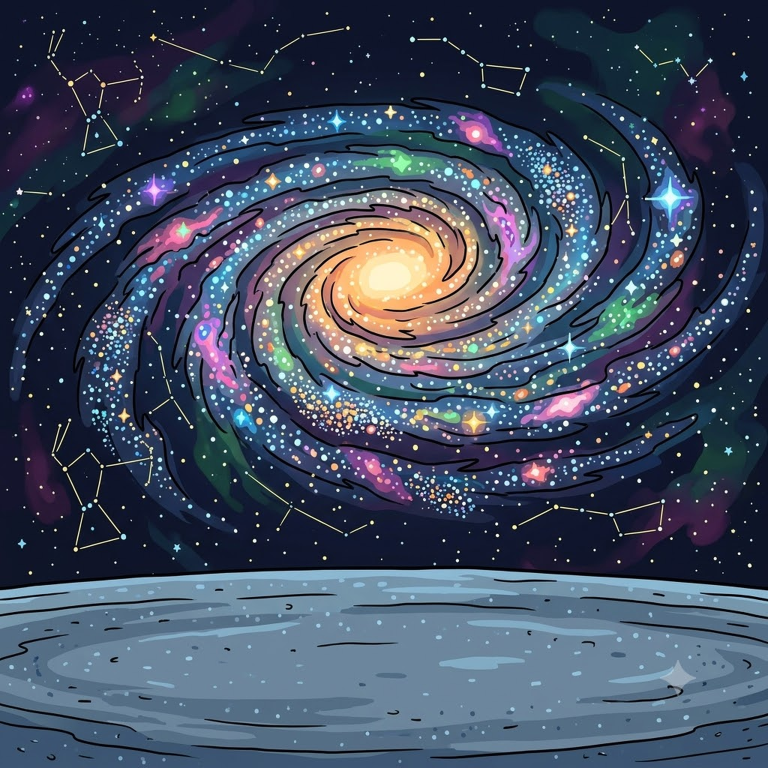
#> input picture FisuEvolution/Resources/Backgrounds/bg_galaxy@3x.png, 1536 x 1536 px, given in place of bg_alley@3x.png, which was not available (shown at 1/2 size)
$ python posters.py
#> lines starting #> are read from the running program, lines starting #| are printed output that depends on the picture; pictures that were not available may be replaced by others from this repository, and a replacement may not be noted
"""Pósters promocionales de App Store, 1284x2778, hechos con el arte REAL del juego.

Sin IA: personajes y fondos salen del repo del juego. Los personajes se toman
de los originales 1024 del pipeline y se recortan con `core.cutout` (conectividad,
el mismo que no se come lo blanco del sujeto); si alguno no está, cae al atlas
512 que ya viene con alpha.
"""
import os, sys
sys.path.insert(0, "/Users/manuader/Desktop/projects/automatic-image-generation")

#: Idioma del titular (ver ai_posters.py). El arte es el mismo.
LANG = sys.argv[1] if len(sys.argv) > 1 else "es"
from PIL import Image, ImageDraw, ImageFilter, ImageFont, ImageEnhance
from core.cutout import cutout

W, H = 1284, 2778
GAME = "/Users/manuader/Desktop/projects/fisuevolution/FisuEvolution/Resources"
ORIG = "/Users/manuader/Desktop/projects/fisuevolution/Tools/asset-pipeline/dropbox/procesadas"
OUT = os.path.join(os.path.dirname(os.path.abspath(__file__)),
                   "posters-6.5" if LANG == "es" else f"posters-6.5-{LANG}")
os.makedirs(OUT, exist_ok=True)
FONT = "/System/Library/Fonts/SFNSRounded.ttf"


def font(size, weight="Black"):
    f = ImageFont.truetype(FONT, size)
    try:
        f.set_variation_by_name(weight)
    except Exception:
        pass
    return f


def character(key):
    """1024 recortado por conectividad; si no está, el atlas 512 con alpha."""
    p = os.path.join(ORIG, f"{key}.png")
    if os.path.exists(p):
        im = Image.open(p).convert("RGB")
        return cutout(im)
    for atlas in ("earth.atlas", "cosmic.atlas", "specials.atlas", "ui.atlas"):
        q = f"{GAME}/{atlas}/{key}_idle@3x.png"
        if os.path.exists(q):
            return Image.open(q).convert("RGBA")
    raise SystemExit(f"no encontré arte para {key}")


def trim(im):
    """Recorta el aire transparente alrededor para poder escalar por altura útil."""
    bb = im.getchannel("A").getbbox()
    return im.crop(bb) if bb else im


def backdrop(name, accent, darken=0.72):
#> called with name = 'bg_alley', accent = (255, 196, 61), darken = 0.72
    src = Image.open(f"{GAME}/Backgrounds/{name}@3x.png").convert("RGB")
    s = max(W / src.width, H / src.height)
#> s = 1.81
    src = src.resize((int(src.width * s + 1), int(src.height * s + 1)), Image.LANCZOS)
#> src: PIL image 2779x2779 RGB
    bg = src.crop(((src.width - W) // 2, (src.height - H) // 3,
                   (src.width - W) // 2 + W, (src.height - H) // 3 + H))
    bg = bg.filter(ImageFilter.GaussianBlur(5))
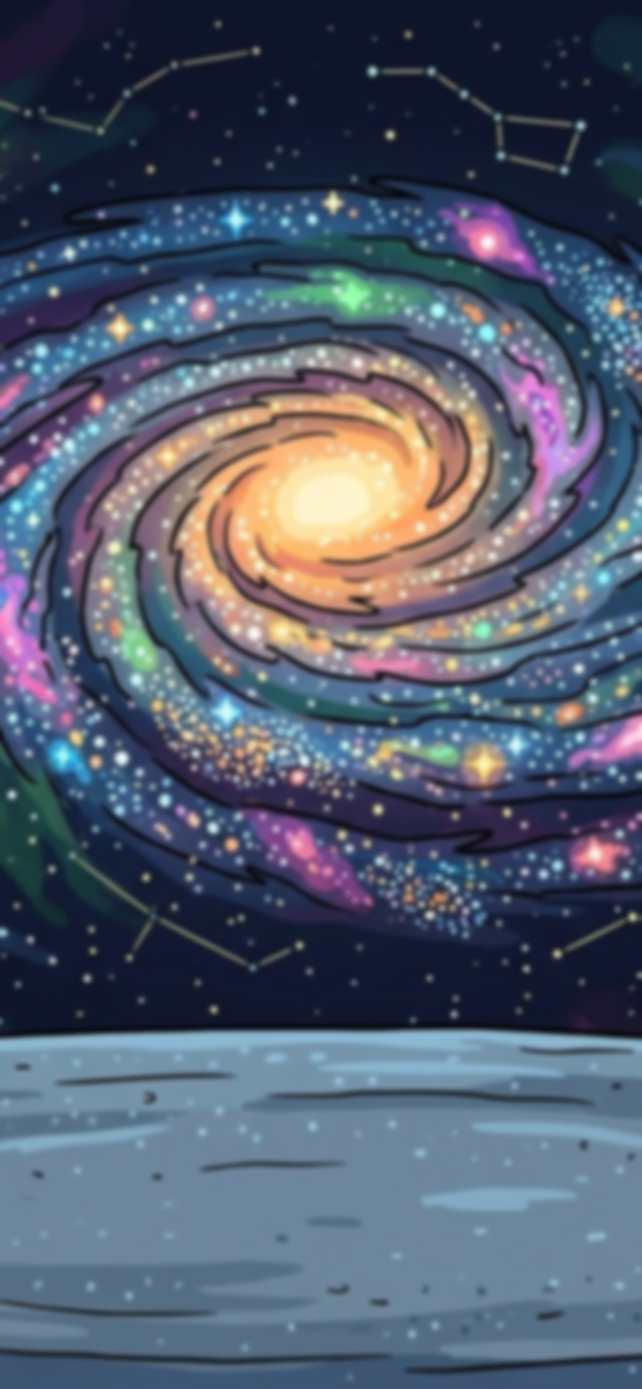
#> bg: PIL image 1284x2778 RGB (shown at 1/2 size); mean R, G, B 81.7, 91.3, 109.4
    bg = ImageEnhance.Brightness(bg).enhance(darken)
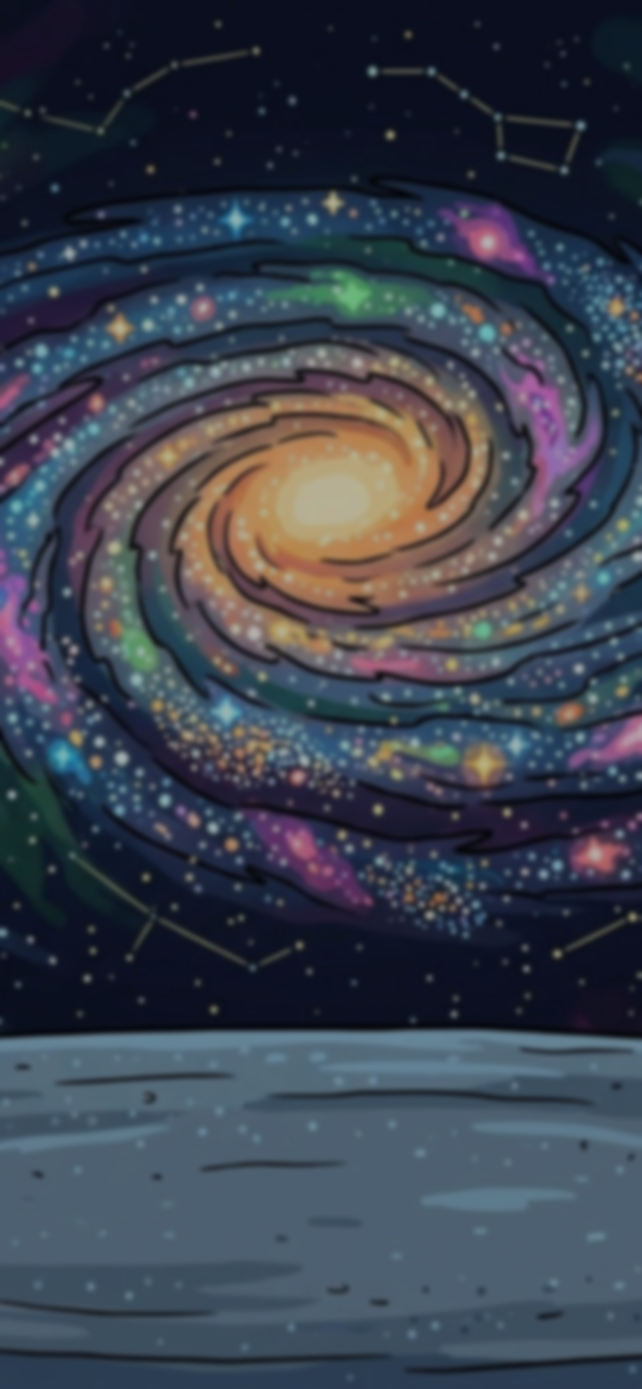
#> bg: PIL image 1284x2778 RGB (shown at 1/2 size); mean R, G, B 58.4, 65.3, 78.3
    bg = ImageEnhance.Color(bg).enhance(1.3)

    veil = Image.new("L", (1, H))
    for y in range(H):
        t = y / H
        a = int(175 - 105 * (t / 0.36)) if t < 0.36 else (int(120 * ((t - .82) / .18)) if t > .82 else 62)
        veil.putpixel((0, y), a)
    bg = Image.composite(Image.new("RGB", (W, H), (14, 11, 30)), bg, veil.resize((W, H)))
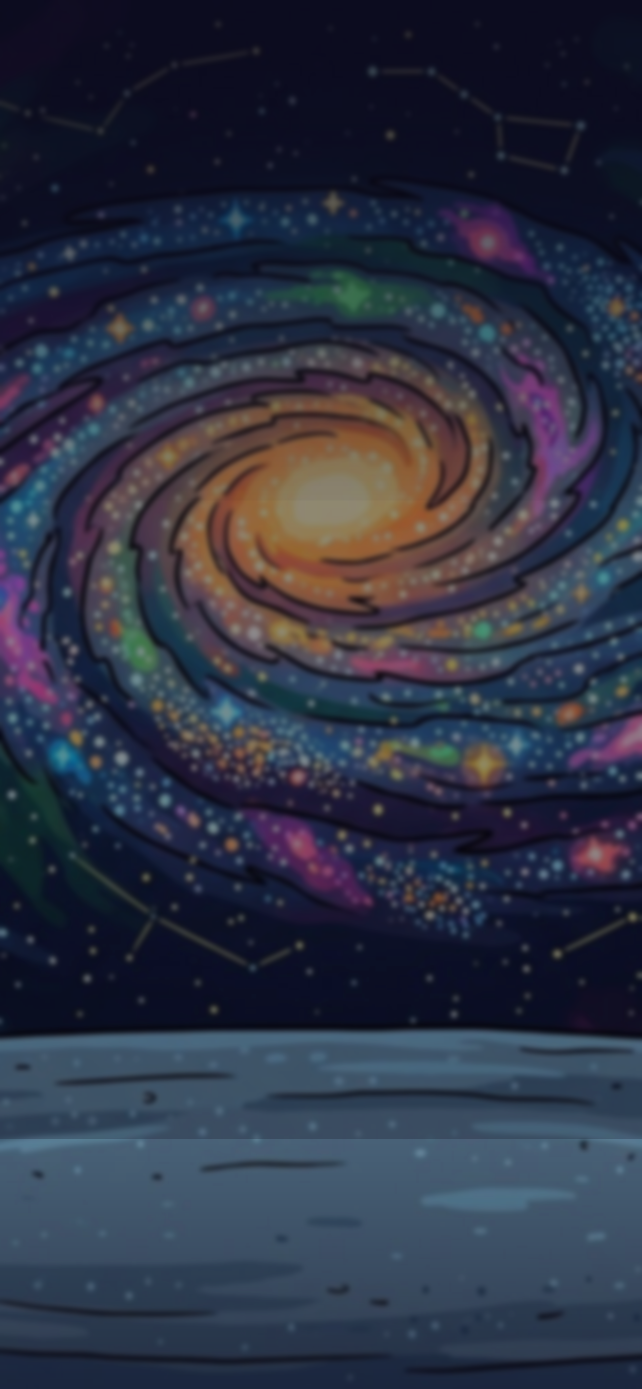
#> bg: PIL image 1284x2778 RGB (shown at 1/2 size); mean R, G, B 44.9, 50.1, 67.6

    halo = Image.new("RGBA", (W, H), (0, 0, 0, 0))
#> halo: PIL image 1284x2778 RGBA; every value is 0
    ImageDraw.Draw(halo).ellipse([-200, 1000, W + 200, 2500], fill=accent + (58,))
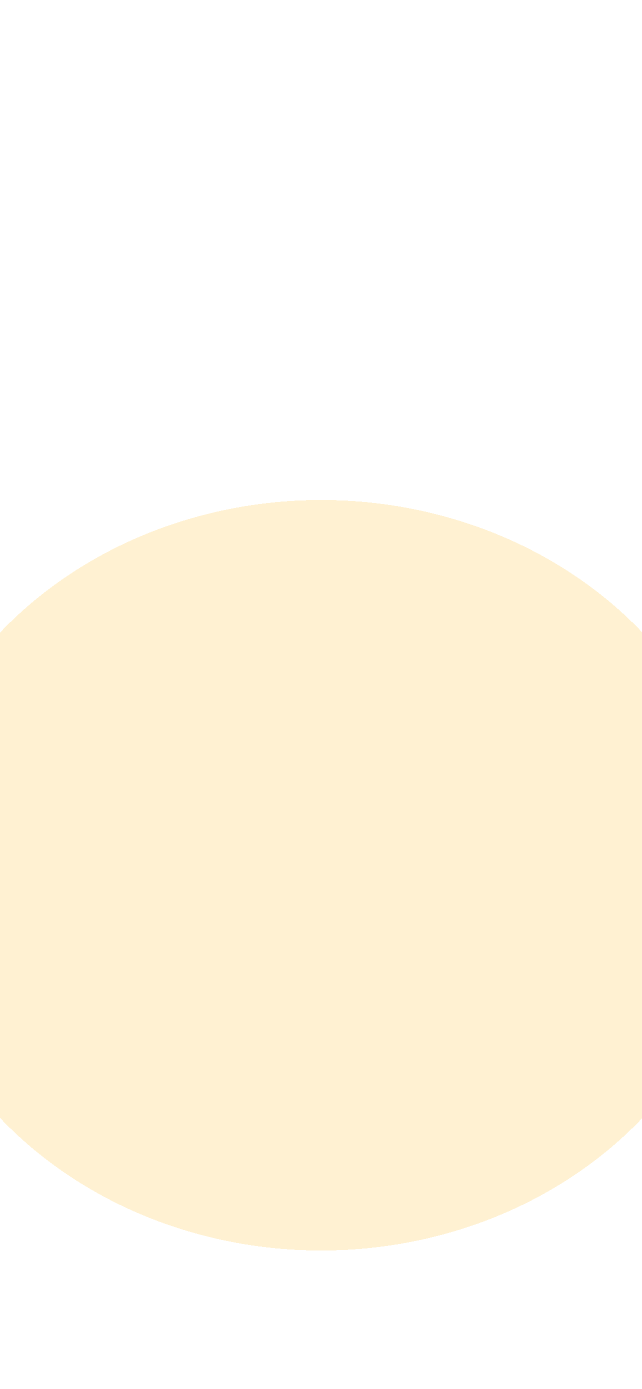
#> halo: PIL image 1284x2778 RGBA (shown at 1/2 size); mean R, G, B, A 122.9, 94.5, 29.4, 28; transparent parts drawn white
    return Image.alpha_composite(bg.convert("RGBA"), halo.filter(ImageFilter.GaussianBlur(190)))
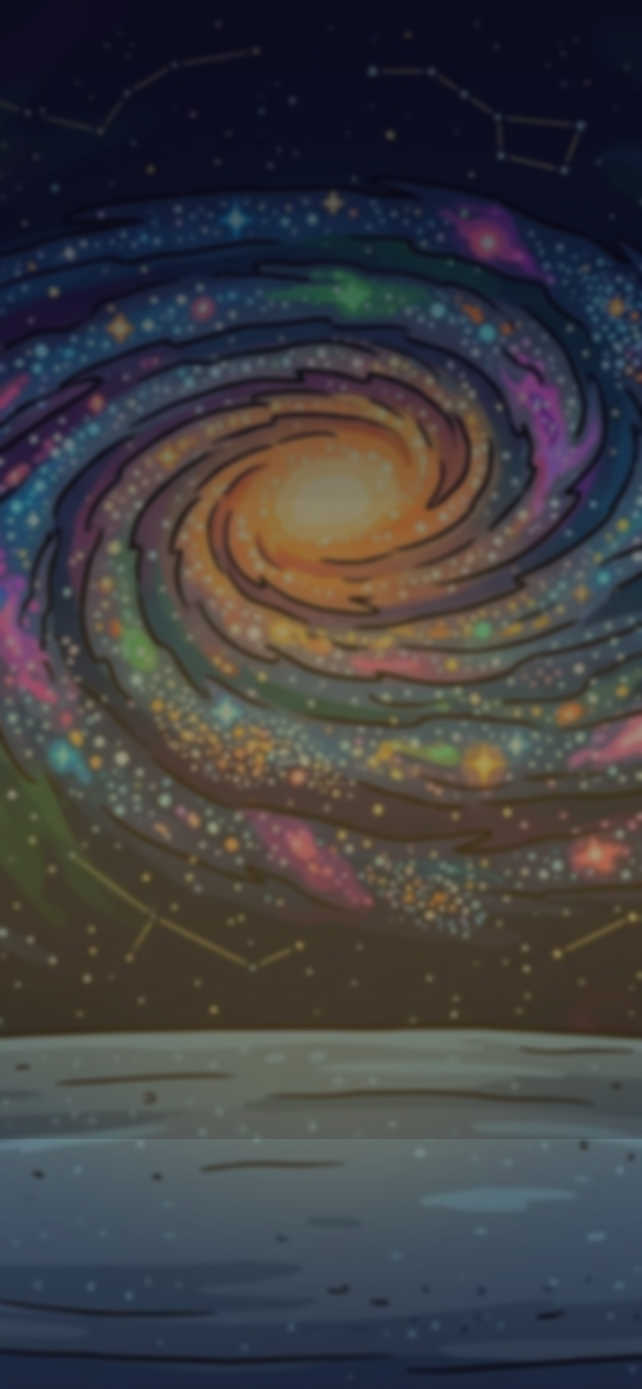
#> returned value: PIL image 1284x2778 RGBA (shown at 1/2 size); mean R, G, B, A 62.5, 61.7, 65.1, 255


def glow(im, accent, r=26):
    """Contorno luminoso para despegar al personaje del fondo."""
    a = im.getchannel("A")
    g = Image.new("RGBA", im.size, accent + (0,))
    g.putalpha(a.filter(ImageFilter.MaxFilter(9)).filter(ImageFilter.GaussianBlur(r)))
    out = Image.new("RGBA", im.size, (0, 0, 0, 0))
    out.alpha_composite(g)
    out.alpha_composite(im)
    return out


def headline(canvas, lines, accent, top=190):
#> called with accent = (255, 196, 61), top = 190
    d = ImageDraw.Draw(canvas)
    size = 122
    f = font(size)
    while max(d.textlength(l, font=f) for l in lines) > W - 150 and size > 58:
        size -= 4
        f = font(size)
#> this loop made 0 passes
#> after the loop, size = 122
    y = top
    for i, line in enumerate(lines):
        x = (W - d.textlength(line, font=f)) / 2
        for dx in range(-7, 8, 2):
            for dy in range(-7, 8, 2):
                if dx * dx + dy * dy <= 49:
                    d.text((x + dx, y + dy), line, font=f, fill=(15, 11, 28, 240))
        d.text((x, y), line, font=f, fill=(255, 255, 255) if i == 0 else accent)
        y += int(size * 1.17)
#> this loop made 2 passes
#> (x, y) on passes 1 to 2: (372.4, 332), (375, 474)
#> after the loop, y = 474
    return y


def place(canvas, im, target_h, cx, bottom, accent, halo=True):
    im = trim(im)
    s = target_h / im.height
    im = im.resize((max(1, int(im.width * s)), target_h), Image.LANCZOS)
    if halo:
        im = glow(im, accent)
    canvas.alpha_composite(im, (int(cx - im.width / 2), int(bottom - im.height)))


def poster(key, bg, accent, lines, build):
    c = backdrop(bg, accent)
    y = headline(c, lines, accent)
#> y = 474
    build(c, y, accent)
    p = os.path.join(OUT, f"{key}.png")
    c.convert("RGB").save(p, "PNG", optimize=True)
    return p


# ---- los cinco ----------------------------------------------------------
def p1(c, y, a):                                   # el Fisura, solo y grande
    place(c, character("homeless"), 1780, W / 2, H - 130, a)

def p2(c, y, a):                                   # la progresión, de chico a grande
    xs = [(215, 560), (450, 700), (740, 870), (1060, 1080)]
    for key, (cx, h) in zip(["homeless", "cartonero", "repartidor", "oficinista"], xs):
        place(c, character(key), h, cx, H - 230, a)

def p3(c, y, a):                                   # las cuatro carreras
    for key, cx, cy in [("junior_programmer", 380, 1760), ("junior_architect", 900, 1760),
                        ("junior_doctor", 380, 2620), ("junior_lawyer", 900, 2620)]:
        place(c, character(key), 720, cx, cy, a)

def p4(c, y, a):                                   # el rey del ladrillo y el millonario
    place(c, character("millonario"), 1080, 370, H - 210, a)
    place(c, character("rey_ladrillo"), 1320, 880, H - 150, a)

def p5(c, y, a):                                   # Dios, con su mate
    place(c, character("god"), 1620, W / 2, H - 120, a)


TITLES = {
    "es": [["Arrancás", "de fisura"], ["Fusioná", "y evolucioná"],
           ["Elegí tu destino", "(con título)"], ["Hacete el", "rey del ladrillo"],
           ["Llegá a Dios", "(literal)"]],
    "en": [["You start", "as a hobo"], ["Merge", "and evolve"],
           ["Pick your destiny", "(degree included)"], ["Become the", "brick king"],
           ["Reach God", "(literally)"]],
}

PANELS = [
    ("01_fisura",    "bg_alley",     (255, 196, 61),  p1),
    ("02_evolucion", "bg_urban",     (126, 235, 140), p2),
    ("03_carrera",   "bg_corporate", (120, 220, 255), p3),
    ("04_ladrillo",  "bg_luxury",    (255, 170, 220), p4),
    ("05_dios",      "bg_god_realm", (255, 225, 130), p5),
]

if __name__ == "__main__":
    for (key, bg, accent, fn), lines in zip(PANELS, TITLES[LANG]):
#> (the run stopped early here; a loop or call above may not have finished)
